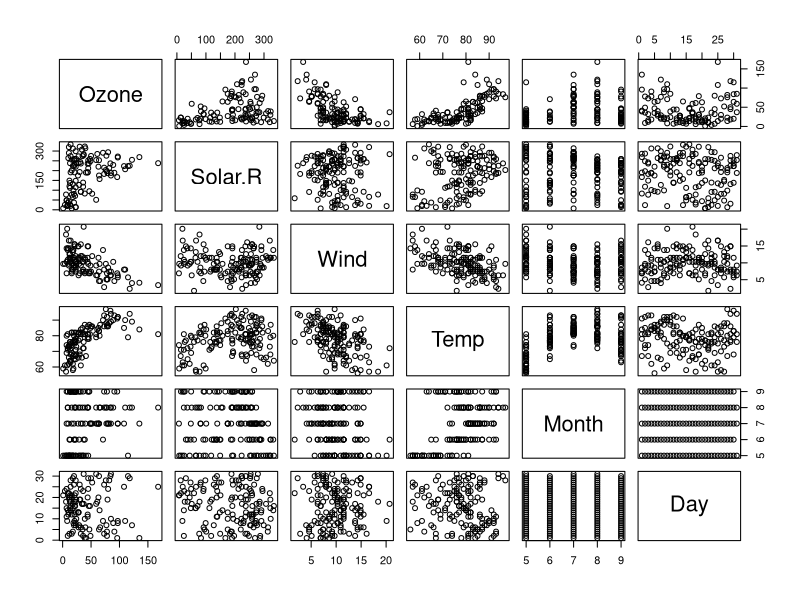
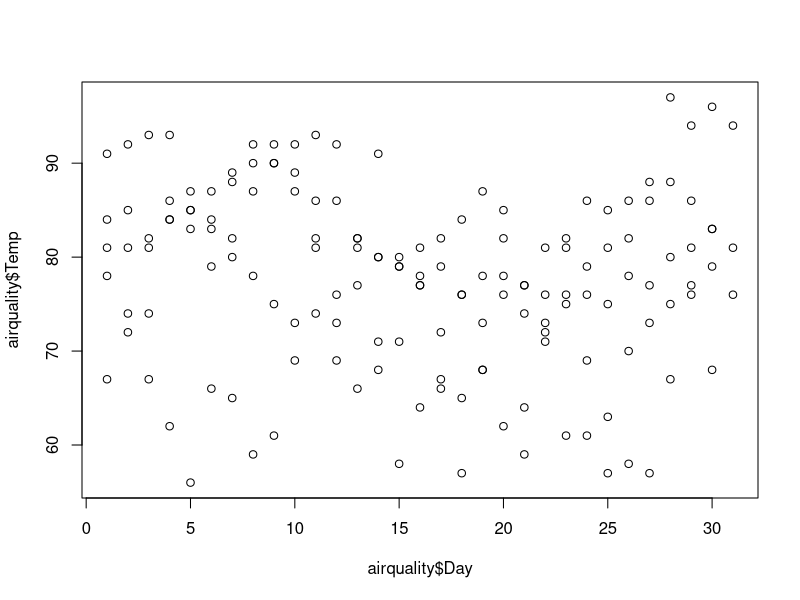
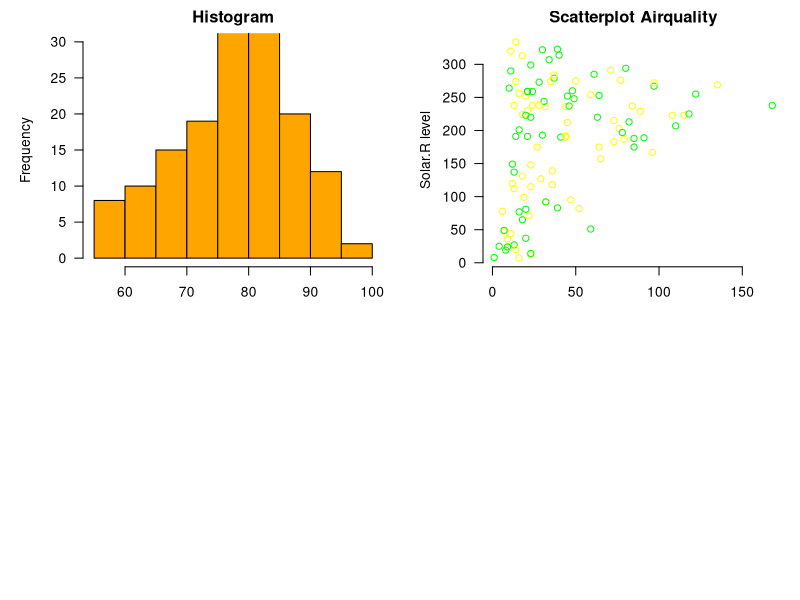

Generate these figures, in order, with R: (Note: this script raises an error after producing the figures.)
#dataframes in R tool
data()

airquality

str(airquality)

summary(airquality)

plot(airquality)

plot(airquality$Day,airquality$Temp)

#Grid chart the margin of the grid(mar),
#no of rows and columns(mfrow),
#whether a border is to be included(bty) and position of the
#labels(las: 1 for horizontal, las: 0 for vertical).
par(mfrow=c(2,2), mar=c(2,5,2,1), las=1, bty="n")

# Simple Histogram
#A histogram is very common plot.
#It plots the frequencies that data appears
#within certain ranges.
hist(airquality$Temp, main="Histogram",xlab='temperature',col="orange",ylim=c(0,30))


#Simple Scatterplot
#A scatter plot provides a graphical view of
#the relationship between two sets of numbers.
plot(airquality$Ozone, airquality$Solar.R, main="Scatterplot Airquality",
     xlab="Ozone Level ", ylab="Solar.R level", pch=1,
     col=c("green", "yellow"))


# Simple Bar Plot
#Barplots are useful for comparing the distribution of
#a quantitative variable (numeric) between groups or categories.
W

# Stacked Bar Plot with Colors and Legend
counts <- table(airquality$Ozone, airquality$Temp)
barplot(counts, main="Air Quality Distribution by Ozone and Temp",
        xlab="Ozone Levels", col=c("darkblue","pink"),
        legend = rownames(counts))


# Grouped Bar Plot
counts <- table(airquality$Ozone, airquality$Wind)
barplot(counts, main="Air Pollution Distribution via Ozone and Wind",
        xlab="Ozone", col=c("darkblue","red"),
        legend = rownames(counts), beside=TRUE)

# Simple Pie Chart
slices <- c(100,106, 120,40, 16, 80)
lbls <- c("India","China", "UK", "United States", "Germany", "Other")
pie(slices, labels = lbls, main="Pie Chart of Countries Contribution to Pollution")

# Boxplot of MPG by Car Cylinders
#A boxplot provides a graphical view of the median, quartiles,
#maximum, and minimum of a data set.
boxplot(Ozone~Temp,data=airquality, main="Ozone vs Temp",
        xlab="Ozone", ylab="Temperature")


